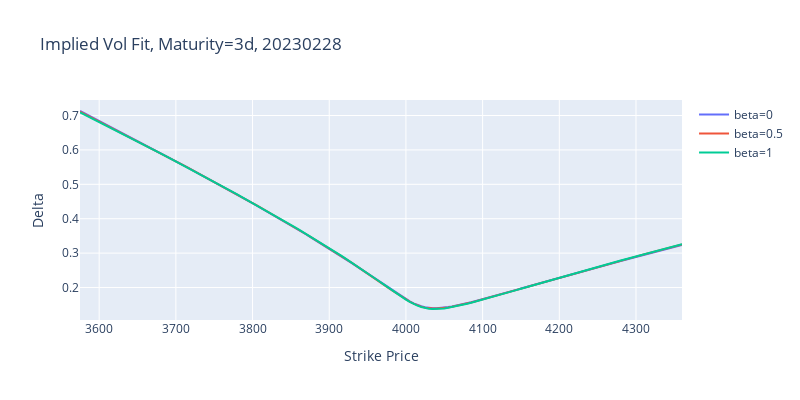
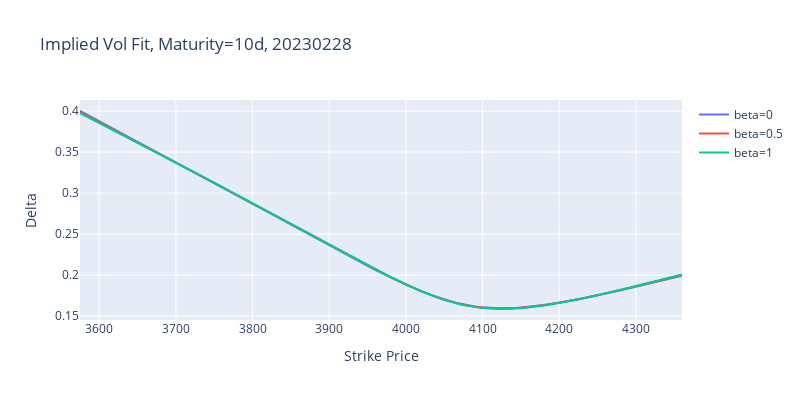
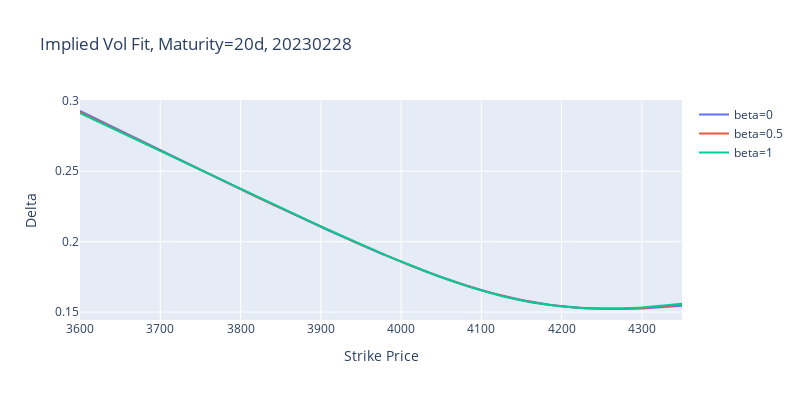

The code cell stored with these charts, in order, in its notebook:
### Markdown cell above
Our calibrated SABR model fits the implied volatility very well across all maturities.

### Code cell
# Implied Volatility Smile for different maturities and beta

for mat in [3, 10, 20]:
    fig = go.Figure()
    for beta in [0, 0.5, 1]:
        # calibrate the model again
        sabr = Hagan2002LognormalSABR(f=SPX_price, shift=0, t=mat/365, beta=beta) # fix beta=1
        option_day_impvol = option_df.loc[option_df['Days_to_expiration'].dt.days == mat].loc[:,['strike_price', 'impl_volatility']]
        # Optional: only use options with strike near the forward price
        option_day_impvol = option_day_impvol.loc[abs(option_day_impvol['strike_price'] - SPX_price) < 0.1 * SPX_price]
        K_array = option_day_impvol['strike_price'].to_numpy() 
        vol_array = option_day_impvol['impl_volatility'].to_numpy() 
        # get fitted parameters
        sigma0, rho, volvol = sabr.fit(K_array, vol_array)    
        fig.add_trace(go.Scatter(x=option_day_impvol['strike_price'], y=sabr_lognormal_vol(option_day_impvol['strike_price'], sigma0, rho, volvol, SPX_price, mat/365, beta=beta), mode='lines', name=f'beta={beta}'))

    fig.update_layout(title=f"Implied Vol Fit, Maturity={mat}d, 20230228", xaxis_title='Strike Price', yaxis_title='Delta', width=800, height=400)

    iplot(fig)
